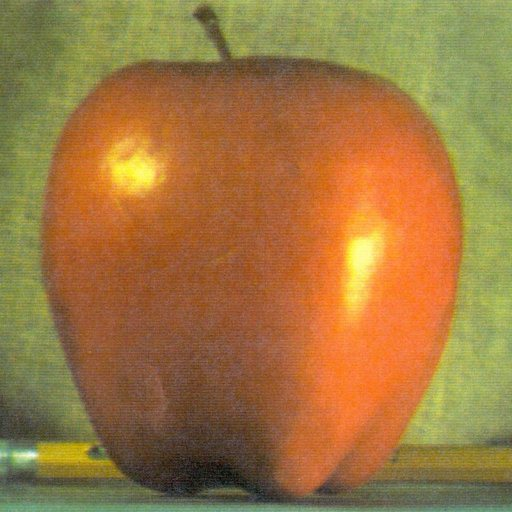
#> input picture lab d/apple.png, 512 x 512 px
$ jupyter execute lab-d-work.ipynb   (shell and % lines are left out)
#> lines starting #> are read from the running program, lines starting #| are printed output that depends on the picture; after the words box and inside, x2 and y2 are one past the last pixel; in counts of white or black regions, pixels touching at a corner belong together
# Lab D &mdash; Work

In this computer exercise we will look at
<ul>
    <li>Image blending</li>
    <li>Separable convolutions in 2D</li>
    <li>Gaussian and Laplacian pyramids</li>
</ul>

###  Fetching and loading the images

In this computer exercise, we will use use some example images, which can be fetched from Lisam.
In most cases, Jupyter Notebook will find the images if they are in the same directory as the notebook file.
In the rare cases where this does not work, you can always supply the full path to the images instead of only the file name.

### A note on mandatory teacher interaction
At some places (marked clearly in $\color{red}{\text{red}}$) in the computer exercise you will be informed that teacher interaction is required.
Typically, you are expected to briefly explain your observations and reasoning for that section to the teacher.
Once you reach a point where teacher interaction is required, reflect a little on what occurred in that section, and then notify a teacher.
You do not have to just sit around and wait for the teacher interaction before you continue, e.g. if all teachers are busy, but do not postpone all interaction to the end of the lab.

### Acknowledgement
A proof-of-concept implementation of the Laplacian image blending in this lab was implemented by Ziliang Xiong.

[cell 1]
### Import python modules for linear algebra (numpy) and plotting (matplotlib).

import numpy as np
from matplotlib import pyplot as plt
from scipy.signal import convolve2d
from scipy.signal.windows import gaussian

np.set_printoptions(precision = 2, suppress = True)

## 1. Direct binary image blending

Suppose we want to blend two images $A$ and $B$ together, according to a provided binary <i>blending mask</i> $M$.
Let us assume the two images, as well as the blending mask, are of the same size.
The direct blending approach simply uses the blending mask to determine, for each pixel, whether to copy the image content from image $A$ or from image $B$.
The blended image $C$ is thus determined by

$$
    C_{ij} = (1-M_{ij})A + M_{ij}B.
$$

As one might suspect, direct blending is not a very sophisticated approach, and it rarely looks good.

### Task: Try direct binary image blending on some example images.

<ul>
    <li>Try, e.g., blending the apple and orange images according to <code>mask3.png</code> or <code>mask.png</code>.</li>
    <li>Try, e.g., blending the hand and eye images according to <code>mask3.png</code>.</li>
    <li>You can either loop through the RGB channels and apply the mask, loop through the pixel positions and select the desired colour, or you can extend the mask to RGB using <code>np.tile</code>.</li>
    <li>Due to rounding errors etc., it may be useful to use <code>np.clip</code> to ensure that the blended image is strictly in the range $[0,1]$.</li>
</ul>

[cell 2]
# Implement a function that blends image A and image B according to mask M.
def blend_images(A,B,M):
    # YOUR CODE HERE
    if M.ndim == 2:
        M = M[:, :, np.newaxis]

    C = (1 - M) * A + M * B
    return np.clip(C, 0, 1)
    #raise NotImplementedError()


# Load the apple and orange images.
A = plt.imread('apple.png')
#> A is the input picture: shape (512, 512, 3) float32; mean R, G, B 0.624, 0.469, 0.253
B = plt.imread('orange.png')
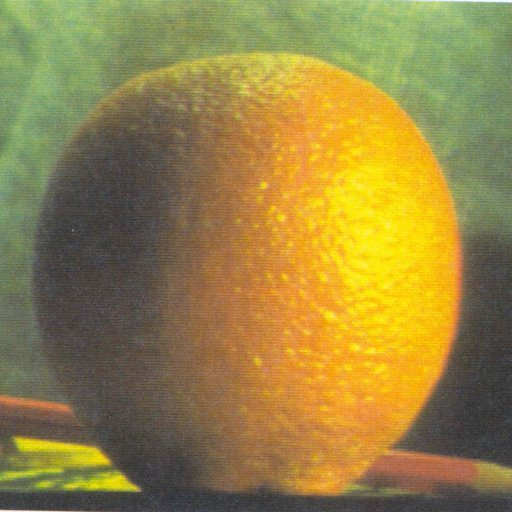
#> input picture lab d/orange.png, 512 x 512 px
#> B is the input picture: shape (512, 512, 3) float32; mean R, G, B 0.589, 0.517, 0.271
M = plt.imread('mask3.png')
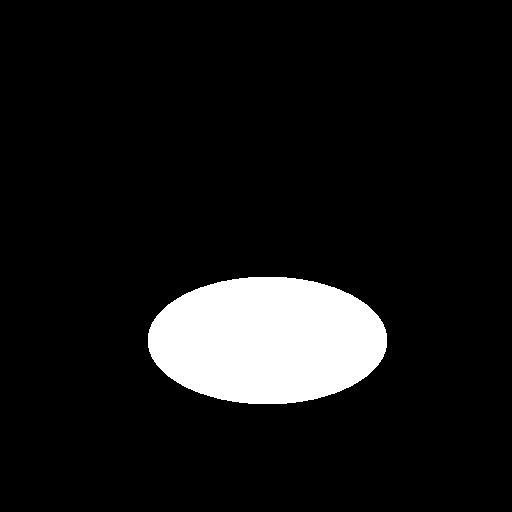
#> input picture lab d/mask3.png, 512 x 512 px
#> M: shape (512, 512) float32; values 0 (black) and 1 (white), 9.2% white; 1 white region, box (x1, y1, x2, y2) and area: (148, 277, 387, 404) 24031
H = plt.imread('hand.png')
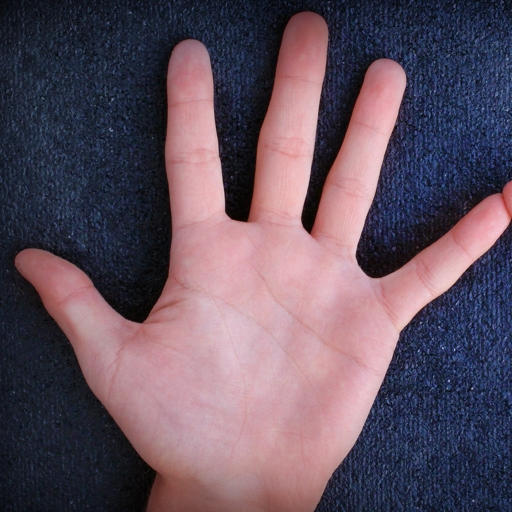
#> input picture lab d/hand.png, 512 x 512 px
#> H is the input picture: shape (512, 512, 3) float32; mean R, G, B 0.385, 0.318, 0.374
E = plt.imread('eye.png')
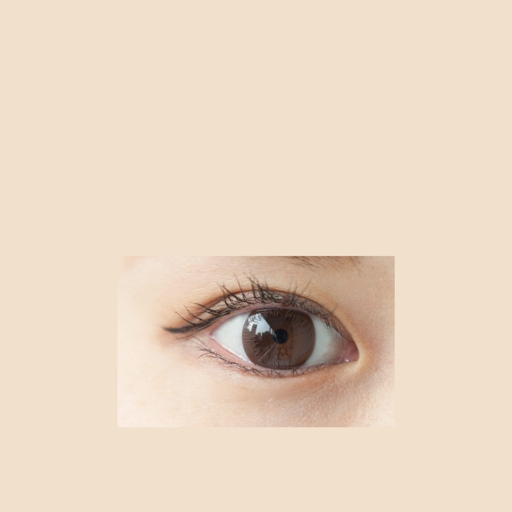
#> input picture lab d/eye.png, 512 x 512 px
#> E is the input picture: shape (512, 512, 3) float32; mean R, G, B 0.912, 0.839, 0.763


# Show the images, mask, and blended result.
plt.figure()
plt.subplot(2,3,1)
plt.imshow(A)
plt.subplot(2,3,2)
plt.imshow(B)
plt.subplot(2,3,3)
plt.imshow(M)
plt.gray()
plt.subplot(2,3,4)
plt.imshow(blend_images(A,B,M))
plt.subplot(2, 3, 5)
plt.imshow(blend_images(H, E, M))
plt.show()

### 1.1. Blending using a smoothed mask

The sharp <i>seam</i> (the transition border) does not look very good.
An obvious improvement would be to depart from the <i>binary</i> blending masks, and instead allow smooth blending masks.
In this case, the blended image $C$ is still determined by

$$
    C_{ij} = (1-M_{ij})A + M_{ij}B,
$$

but the mask $M$ is now allowed to contain values in the interval $[0,1]$.
If you implemented <code>blend_images</code> in a sensible way, it should immediately work for this case too.

Blending using a smoothed mask can actually give visually pleasant results in many cases, if we smooth the kernel enough.

[cell 3]
# Smooth the mask using an averaging kernel. Increase the kernel size until the blending looks good.
K = np.ones((100,100))
K = K/K.sum()
Msmooth = convolve2d(M,K,'same')


# Show the images, mask, and blended result.
plt.figure()
plt.subplot(1,2,1)
plt.imshow(Msmooth)
plt.gray()
plt.subplot(1,2,2)
plt.imshow(blend_images(A,B,Msmooth))
plt.show()

### 1.2. Exploiting separability to speed up the convolution

Using <code>convolve2d</code> (from <code>scipy.signal</code>) according to the previous section became unbearably slow for large kernel sizes.
If the convolution kernel is separable, i.e. $K(u,v) = K_x(u)K_y(v)$, this can be ameliorated, as we can achieve exactly the same result by convolving with two one-dimensional convolution kernels (one in the $x$ direction, and one in the $y$ direction).

### Task: Implement a separable 2D convolution

<ul>
    <li>Implement a separable 2D convolution and test its correctness and timing statistics in the following two cells.</li>
    <li>You can still use <code>convolve2d</code> from <code>scipy.signal</code>, but your kernels must be 1D.</li>
    <li><b>Note:</b> $\color{red}{\text{Show your work and discuss with a teacher!}}$</li>
</ul>

[cell 4]
# Implement a function that computes separable 2D convolutions.
def separable_convolve2d(M,Kx,Ky,mode='same'):
    # YOUR CODE HERE
    tmp = convolve2d(M, Kx, mode=mode)
    tmp = convolve2d(tmp, Ky, mode=mode)
    return tmp

[cell 5]
# Compare the separable 2D convolution to the naïve approach.
for s in [3,7,21,71]:
    # Create the convolution kernels.
    Kx = np.ones((1,s))
    Kx = Kx/Kx.sum()
    Ky = Kx.T
    K = Ky @ Kx

    # Verify that the separable convolution gives the same result as the naïve computation.
    assert np.linalg.norm(separable_convolve2d(M,Kx,Ky)-convolve2d(M,K,'same'),'fro') < 1e-5

    # Print timing statistics.
    print(f'Naive     ({s}x{s}):\t', end='')
    convolve2d(M,K,'same')
    print(f'Separable ({s}x{s}):\t', end='')
    separable_convolve2d(M,Kx,Ky)

## 2. Multi-resolution image blending (Burt &amp; Adelson)

While image blending with a very smooth kernel gave reasonably good results, it can still lead to undesirable &quot;double exposure&quot; artefacts (see e.g. Figure 3 in Burt &amp; Adelson).
The reason for this effect is that the blending seam is equally wide for all frequencies.

Burt &amp; Adelson proposed a method to address this issue by first separating the frequency content of the images into the different levels of the Laplacian pyramid, and performing frequency-aware blending for each level, before reassembling the final image.
The idea is simple, yet elegant:
<ul>
    <li>Compute Laplacian pyramids for the two images $A$ and $B$.</li>
    <li>Compute a Gaussian pyramid for the blending mask $M$.</li>
    <li>Compute a blended Laplacian pyramid, by blending the corresponding layers from the Laplacian pyramids of $A$ and $B$ according to the corresponding layer in the Gaussian pyramid of $M$.</li>
    <li>Reassemble the blended pyramid to form the blended image $C$.</li>
</ul>

### 2.1. Constructing the Gaussian and Laplacian pyramids

Since the Laplacian pyramid is obtained as the difference between consecutive levels in the Gaussian pyramid, it requires very little extra effort to compute both pyramids at the same time.

We will compute all levels in the pyramids, i.e. until the image has been downsampled to only one single pixel.

### Task: Find a suitable blurring value $s_0$, and compute the pyramids

<ul>
    <li>You need to choose $s_0$ large enough to avoid noticeable aliasing effects from the downsampling!</li>
    <li>Is there any drawback associated with choosing a too large $s_0$?</li>
    <li>Remember to use your <code>separable_convolve2d</code> to do the blurring!</li>
</ul>

[cell 6]
# Choose a suitable value for s0 (probably not s0 = 21).
s0 = 10

# Create and show the Gaussian smoothing kernel.
Gx = gaussian(5*s0,s0).reshape((5*s0,1))
Gx = Gx/Gx.sum()
Gy = Gx.T

plt.figure()
plt.imshow(Gx @ Gy)
plt.colorbar()
plt.show()
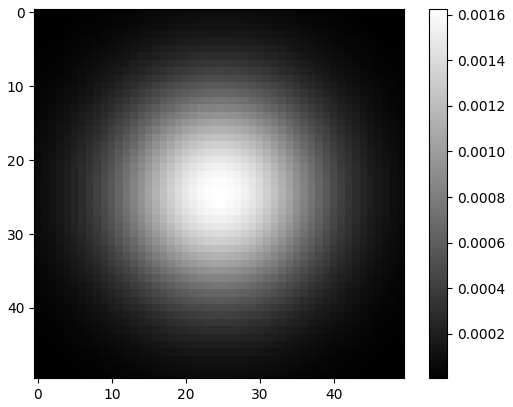
#> figure drawn by matplotlib, 2 panels


# Create a function that returns a pair (IG,IL), where IG is a list containing the layers of
# the Gaussian pyramid and IL is a list containing the layers of the Laplacian pyramid.
# Annoyingly, with the current implementation, we need to process each RGB channel separately.
def compute_image_pyramids(I):
    # s0 = ... ?
    # Gx = ... ?
    # Gy = ... ?

    # Initiate the lists.
    (IG,IL) = ([I],list())
#> IL = []

    while min(IG[-1].shape) > 1:
        # Blur the current top layer of IG,
        # compute and append the next layer of IL,
        # downsample the blurred IG-layer and add to the top.

        # YOUR CODE HERE
        blurred = separable_convolve2d(IG[-1], Gx, Gy)
        IL.append(IG[-1] - blurred)
        IG.append(blurred[::2, ::2])
#> this loop made 9 passes
#> blurred on pass 9: [[1.24e-06, 1.24e-06], [1.24e-06, 1.25e-06]]
#> after the loop, IG = 10 items; IL = 9 items
        #raise NotImplementedError()

    return (IG,IL)

[cell 7]
# Compute the image pyramids (for the red channel).
(AG,AL) = compute_image_pyramids(A[:,:,0])
#> AG = 10 items; AL = 9 items
cols = int(np.floor(np.sqrt(len(AG))))
#> cols = 3


# Show the Gaussian pyramid (for the red channel).
plt.figure()
for j in range(len(AG)):
    plt.subplot(len(AG)//cols+1,cols,j+1)
    plt.imshow(AG[j])
#> this loop made 10 passes
plt.tight_layout()
plt.show()


# Show the Laplacian pyramid (for the red channel).
plt.figure()
for j in range(len(AL)):
    plt.subplot(len(AG)//cols+1,cols,j+1)
    plt.imshow(AL[j])
#> this loop made 9 passes
plt.tight_layout()
plt.show()
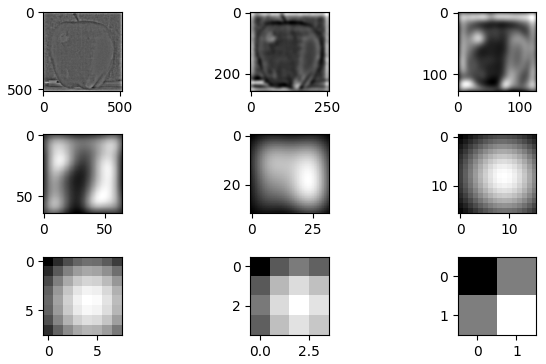
#> figure drawn by matplotlib, 9 panels

### 2.2. Reassembling an image from its pyramid

As explained during the lecture, we can recover an image from its Laplacian pyramid together with the coarsest level of its Gaussian pyramid, by simply upsampling and summing it all together.

<ul>
    <li><b>Note:</b> $\color{red}{\text{There is currently a bug in the lab that causes the total intensity to be too low after reassembling in this way!}}$</li>
</ul>

[cell 8]
# Reassemble an image by summing the upsampled Laplacian pyramid and the coarsest Gaussian scale.
def reassemble(IGlast,IL):
    s0 = 5
    Gx = gaussian(5*s0,s0).reshape((5*s0,1))
    Gx = Gx/Gx.sum()
    Gy = Gx.T

    # Initialise the image to the coarsest Gaussian scale.
    I = IGlast
#> I = [1.24e-06]

    # Upsample and add back the details from the Laplacian pyramid.
    for j in range(1,len(IL)+1):
        tmp = np.zeros((2*I.shape[0],2*I.shape[1]))
        tmp[::2,::2] = I
        tmp[1::2,::2] = I
        tmp[::2,1::2] = I
        tmp[1::2,1::2] = I
        I = separable_convolve2d(tmp,Gx,Gy)+IL[-j]
#> this loop made 9 passes
#> I on pass 1: [[0.000187, 0.000191], [0.000191, 0.000195]]
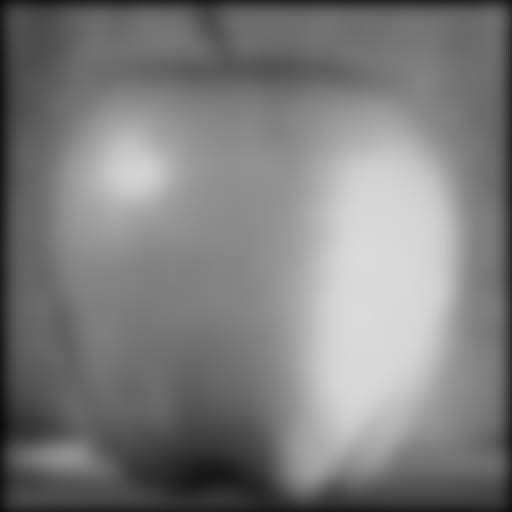
#> tmp: shape (512, 512) float64; min 0.0508, max 0.857, mean 0.493

    return I

# Compare the original red channel with the reassembled one.
# Currently the reconstructed one is too dark.
plt.figure()
plt.subplot(1,2,1)
plt.imshow(A[:,:,0])
plt.subplot(1,2,2)
plt.imshow(reassemble(AG[-1],AL))
plt.show()
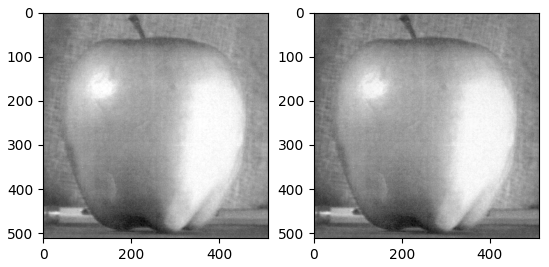
#> figure drawn by matplotlib, 2 panels

### 2.3. Putting things together

### Task: Merge the Laplacian pyramids according to the corresponding Gaussian pyramid of the mask

<ul>
    <li>We perform the blending separately in each colour channel.</li>
    <li>Loop through the levels of the Laplacian pyramids, and store the merged result in another list.</li>
    <li><b>Note:</b> $\color{red}{\text{Show your work and discuss with a teacher!}}$</li>
</ul>

[cell 9]
# Load images and mask.
A = plt.imread('hand.png')
B = plt.imread('eye.png')
M = plt.imread('mask3.png')

# Allocate an array to hold the result.
C = np.zeros(A.shape)

# Compute Gaussian pyramd of the mask.
(MG,_) = compute_image_pyramids(M)
#> the loop in compute_image_pyramids (call 2), `while min(IG[-1].shape) > 1:` made 9 passes
#> blurred on pass 9: [[2.45e-07, 2.46e-07], [2.46e-07, 2.48e-07]]
#> MG = 10 items


for j in range(3):
    # For each colour channel, create a blended pyramid,
    # and use that to reassemble the blended image.
    # YOUR CODE HERE
    AG, AL = compute_image_pyramids(A[:, :, j])
    BG, BL = compute_image_pyramids(B[:, :, j])

    CL = []
    for k in range(len(AL)):
        CL.append((1 - MG[k]) * AL[k] + MG[k] * BL[k])

    CGlast = (1 - MG[-1]) * AG[-1] + MG[-1] * BG[-1]
    C[:, :, j] = reassemble(CGlast, CL)
#> this loop made 3 passes
#> pass 1, in separable_convolve2d (call 37), `tmp = convolve2d(tmp, Ky, mode=mode)`:
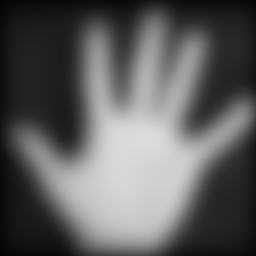
#> tmp: shape (256, 256) float64; min 0.0127, max 0.863, mean 0.371
    # C[:,:,j] = ... ?

C = np.clip(C,0,1)
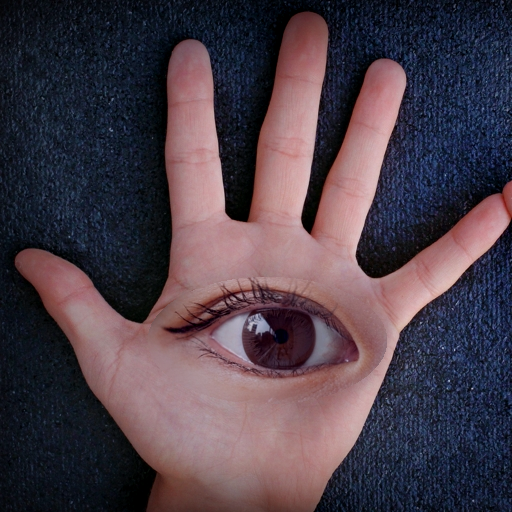
#> C: shape (512, 512, 3) float64; mean R, G, B 0.297, 0.247, 0.287

plt.figure()
plt.imshow(C)
plt.show()
